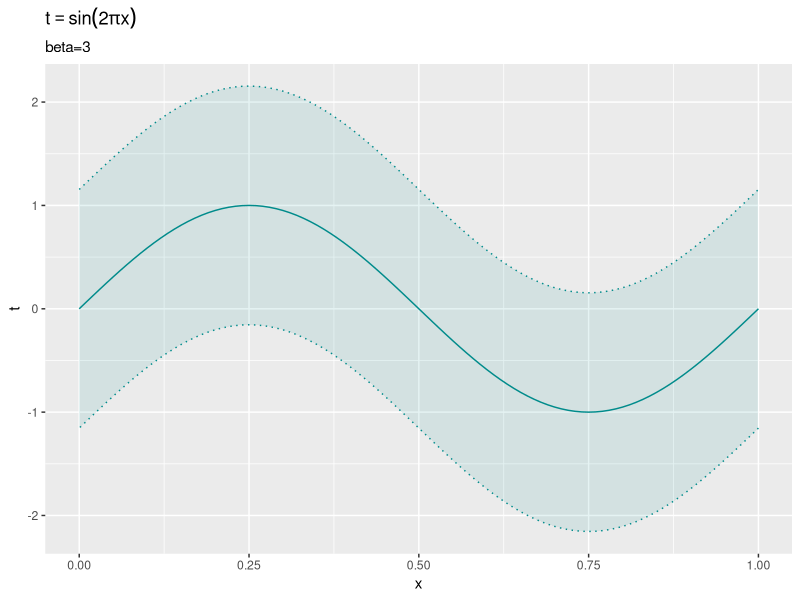
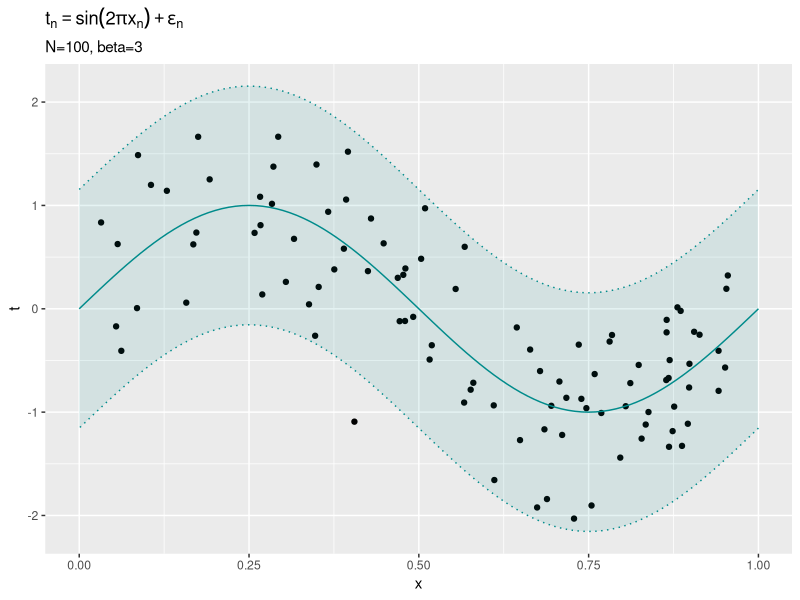
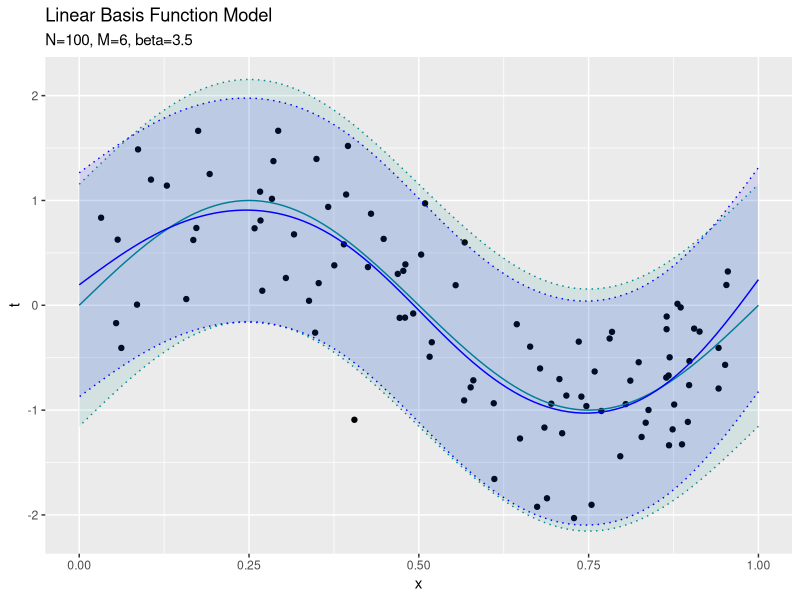
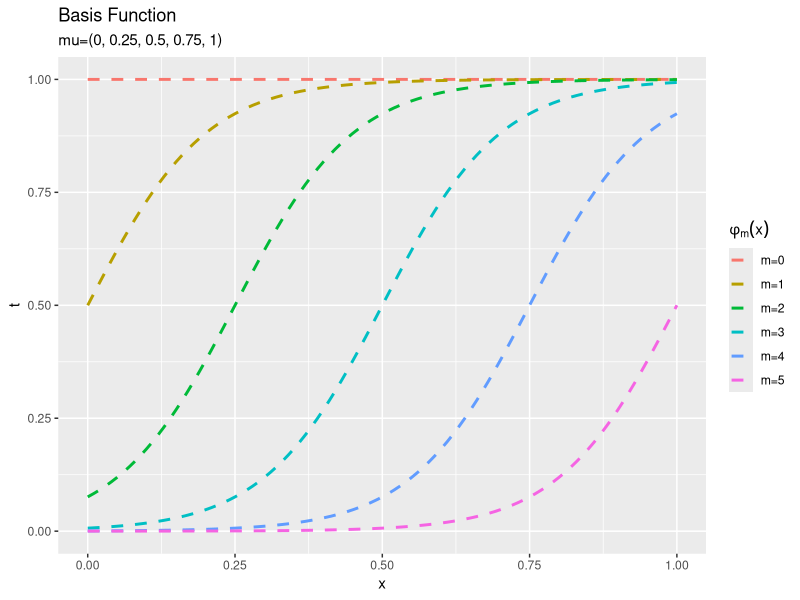
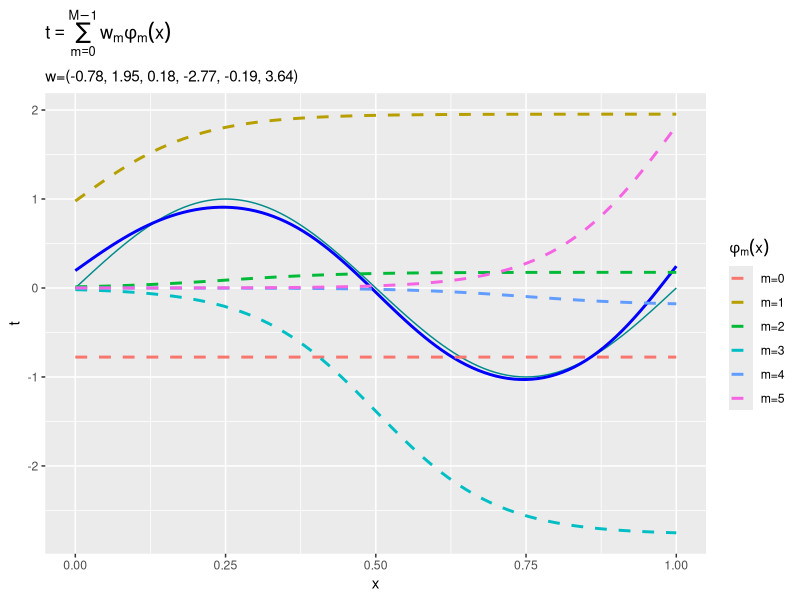

Write R code to recreate these figures, in order.

# ch3.1.1：最尤推定と最小二乗法 --------------------------------------------------------

# 利用するパッケージ
library(tidyverse)


### モデルの設定 -----

# 真の関数を作成
y_true <- function(x) {
  # 計算式を指定
  y <- sin(2 * pi * x)
  return(y)
}


# データの範囲を指定
x_min <- 0
x_max <- 1

# 作図用のxの値を作成
x_vec <- seq(x_min, x_max, 0.01)


# 真の精度パラメータを指定
beta_true <- 3

# 真の標準偏差を計算
sigma_true <- sqrt(1 / beta_true)
sigma_true


# 真のモデルを計算
model_df <- tidyr::tibble(
  x = x_vec, # x軸の値
  y = y_true(x), # y軸の値
  minus_sigma = y - 2 * sigma_true, # μ - 2σ
  plus_sigma = y + 2 * sigma_true # μ + 2σ
)

# 真のモデルを作図
ggplot() + 
  geom_line(data = model_df, aes(x = x, y = y), color = "cyan4") + # 真のモデル
  geom_ribbon(data = model_df, aes(x = x, ymin = minus_sigma, ymax = plus_sigma), 
              fill = "cyan4", alpha = 0.1, color = "cyan4", linetype = "dotted") + # 真のノイズ範囲
  labs(title = expression(t == sin(2 * pi * x)), 
       subtitle = paste0("beta=", beta_true), 
       x = "x", y = "t")


### 基底関数の設定 -----

# 多項式基底関数を作成
phi_poly <- function(x, m) {
  # m乗を計算
  y <- x^m
  return(y)
}

# 計画行列を作成
Phi_poly <- function(x_n, M) {
  # 変数を初期化
  x_nm <- matrix(0, nrow = length(x_n), ncol = M)
  
  # m列目を計算
  for(m in 0:(M-1)) {
    x_nm[, m+1] <- phi_poly(x_n, m)
  }
  return(x_nm)
}


# ガウス基底関数を作成
phi_gauss <- function(x, mu = 0, s = 0.2) {
  # ガウス関数の計算
  y <- exp(-(x - mu)^2 / (2 * s^2))
  return(y)
}

# 計画行列を作成
Phi_gauss <- function(x_n, M) {
  # M-1個のパラメータを指定
  mu_m <- seq(0, 1, length.out = M-1)
  s <- 0.1
  
  # 変数を初期化
  x_nm <- matrix(1, nrow = length(x_n), ncol = M)
  
  # (1行目を除く)m列目を計算
  for(m in 1:(M-1)) {
    x_nm[, m+1] <- phi_gauss(x_n, mu = mu_m[m], s = s)
  }
  return(x_nm)
}


# シグモイド基底関数を作成
phi_sigmoid <- function(x, mu = 0, s = 0.1) {
  # 入力を標準化
  a <- (x - mu) / s
  
  # ロジスティックシグモイド関数の計算
  y <- 1 / (1 + exp(-a))
  return(y)
}

# 計画行列を作成
Phi_sigmoid <- function(x_n, M) {
  # M-1個のパラメータを指定
  mu_m <- seq(0, 1, length.out = M-1)
  s <- 0.1
  
  # 変数を初期化
  x_nm <- matrix(1, nrow = length(x_n), ncol = M)
  
  # (1行目を除く)m列目を計算
  for(m in 1:(M-1)) {
    x_nm[, m+1] <- phi_sigmoid(x_n, mu = mu_m[m], s = s)
  }
  return(x_nm)
}


# 基底関数を設定
Phi <- Phi_poly
Phi <- Phi_gauss
Phi <- Phi_sigmoid


### データの生成 -----

# データ数を指定
N <- 100

# (観測)データを生成
x_n <- runif(n = N, min = x_min, max = x_max) # 入力
t_n <- y_true(x_n) + rnorm(n = N, mean = 0, sd = sigma_true) # 出力


# 観測データをデータフレームに格納
data_df <- tidyr::tibble(
  x_n = x_n, # 入力
  t_n = t_n # 出力
)

# 観測データの散布図を作成
ggplot() + 
  geom_point(data = data_df, aes(x = x_n, y = t_n)) + # 観測データ
  geom_line(data = model_df, aes(x = x, y = y), color = "cyan4") + # 真のモデル
  geom_ribbon(data = model_df, aes(x = x, ymin = minus_sigma, ymax = plus_sigma), 
              fill = "cyan4", alpha = 0.1, color = "cyan4", linetype = "dotted") + # 真のノイズ範囲
  labs(title = expression(t[n] == sin(2 * pi * x[n]) + epsilon[n]), 
       subtitle = paste0("N=", N, ", beta=", beta_true), 
       x = "x", y = "t")


### 最尤推定 -----

# 重みパラメータの次元数(基底関数の数)を指定
M <- 6


# 基底関数により入力を変換
phi_x_nm <- Phi(x_n, M)

# 重みパラメータの最尤推定量を計算
w_hat_m <- solve(t(phi_x_nm) %*% phi_x_nm) %*% t(phi_x_nm) %*% t_n %>% 
  as.vector()

# 分散パラメータの最尤推定量を計算
sigma2_hat <- sum((t_n - t(w_hat_m) %*% t(phi_x_nm))^2) / N

# 精度パラメータの最尤推定量を計算
beta_hat <- 1 / sigma2_hat


# 推定したパラメータによるモデルを計算
ml_df <- tidyr::tibble(
  x = x_vec, # x軸の値
  t = t(w_hat_m) %*% t(Phi(x, M)) %>% 
    as.vector(), # y軸の値
  minus_sigma = t - 2 * sqrt(sigma2_hat), # μ - 2σ
  plus_sigma = t + 2 * sqrt(sigma2_hat) # μ + 2σ
)

# 推定したパラメータによるモデルを作図
ggplot() + 
  geom_point(data = data_df, aes(x = x_n, y = t_n)) + # 観測データ
  geom_line(data = model_df, aes(x = x, y = y), color = "cyan4") + # 真のモデル
  geom_ribbon(data = model_df, aes(x = x, ymin = minus_sigma, ymax = plus_sigma), 
              fill = "cyan4", alpha = 0.1, color = "cyan4", linetype = "dotted") + # 真のノイズ範囲
  geom_line(data = ml_df, aes(x = x, y = t), color = "blue") + # 推定したモデル
  geom_ribbon(data = ml_df, aes(x = x, ymin = minus_sigma, ymax = plus_sigma), 
              fill = "blue", alpha = 0.1, color = "blue", linetype = "dotted") + # 推定したノイズ範囲
  #ylim(c(-5, 5)) + 
  labs(title = "Linear Basis Function Model", 
       subtitle = paste0("N=", N, ", M=", M, ", beta=", round(beta_hat, 2)), 
       x = "x", y = "t")


### 基底関数と重みの関係 -----

# M個の基底関数を計算
phi_df <- Phi(x_vec, M) %>% # 基底関数
  dplyr::as_tibble(.name_repair = "unique") %>% # データフレームに変換
  dplyr::rename_with(.fn = ~paste0("m=", 0:(M-1)), .cols = 1:M) %>% # 列名を付与
  cbind(x = x_vec) %>% # x軸の値を結合
  tidyr::pivot_longer(
    cols = -x, names_to = "phi", names_transform = list(phi = as.factor), values_to = "phi_x"
  ) # long型に変換

# M個の基底関数を作図
ggplot() + 
  geom_line(data = phi_df, aes(x = x, y = phi_x, color = phi), 
            linetype = "dashed", size = 1) + # 基底関数
  labs(title = "Basis Function", 
       subtitle = paste0("mu=(", paste0(round(seq(0, 1, length.out = M-1), 2), collapse = ", "), ")"), 
       x = "x", y = "t", color = expression(phi[m](x)))


# M個の基底関数を重み付け
phi_w_df <- t(w_hat_m * t(Phi(x_vec, M))) %>% # 基底関数ごとに重み付け
  dplyr::as_tibble(.name_repair = "unique") %>% # データフレームに変換
  dplyr::rename_with(.fn = ~paste0("m=", 0:(M-1)), .cols = 1:M) %>% # 列名を付与
  cbind(x = x_vec) %>% # x軸の値を結合
  tidyr::pivot_longer(
    cols = -x, names_to = "phi", names_transform = list(phi = as.factor), values_to = "phi_x"
  ) # long型に変換

# 重み付けしたM個の基底関数を作図
ggplot() + 
  geom_line(data = model_df, aes(x = x, y = y), color = "cyan4") + # 真のモデル
  geom_line(data = ml_df, aes(x = x, y = t), color = "blue", size = 1) + # 推定したモデル
  geom_line(data = phi_w_df, aes(x = x, y = phi_x, color = phi), 
            linetype = "dashed", size = 1) + # 基底関数
  #ylim(c(-3, 3)) + 
  labs(title = expression(t == sum(w[m] * phi[m](x), m==0, M-1)), 
       subtitle = paste0("w=(", paste0(round(w_hat_m, 2), collapse = ", "), ")"), 
       x = "x", y = "t", color = expression(phi[m](x)))


